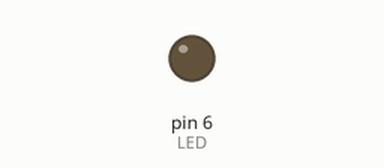
Simulated run of this sketch. Board: Arduino Uno, built with avr-gcc and run on an emulated ATmega328P. Shown: output pins drawn as LEDs (lit = HIGH).

Above: at 0.15 s.
At 39.84 s:
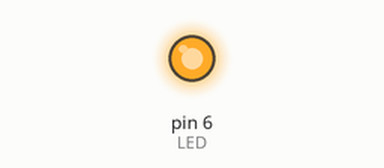
Timing chart, 0 to 40.0 s (numbered marks = the images above):
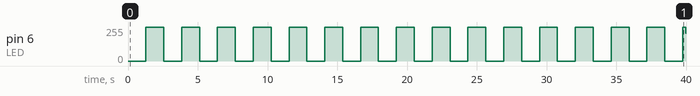

The sketch:

PWM_LED.ino
```cpp
int LED = 6;

void setup() {
  pinMode(LED, OUTPUT);
  Serial.begin(9600);
}

// analog read range: 0 ~ 1023
// analog write range: 0 ~ 255
void loop() {
  for (int i = 0; i < 256; i++) {
    analogWrite(LED, i);
    delay(5);
  }
  for (int i = 255; i >= 0; i--) {
    analogWrite(LED, i);
    delay(5);
  }
}
```

Measured:
- by itself, pin 6 (LED): 0/255 → 255/255 at 1.3 s, → 0/255 1.3 s later, → 255/255 1.3 s later, → 0/255 1.3 s later, … (32 changes in this stretch)
